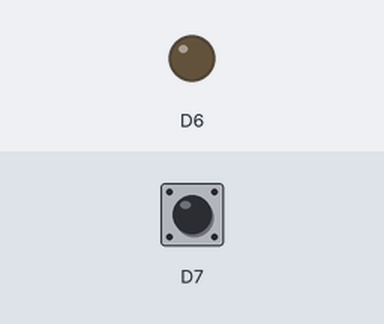
The sketch below on a simulated Arduino Zero (SAMD21). Shown: output pins drawn as LEDs (lit = HIGH). Dashed ring = blinking. Inputs (shaded band) come from the test bench; at power-on: D7 HIGH. Storage starts empty; the modem accepts every AT command (registered, SIM ready, sends succeed) and sends nothing else.

Above: at 1.2 s.
1.3 s: D7 pulled LOW for 3.2 s
At 2.6 s:
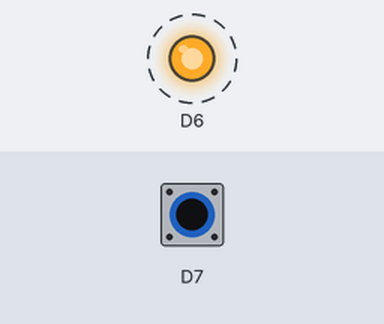
6.7 s: D7 pulled LOW for 0.15 s
At 7.9 s:
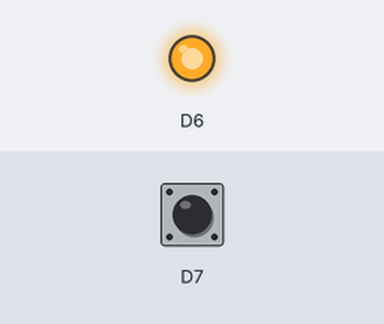
9.8 s: D7 pulled LOW for 1 s
At 12.0 s:
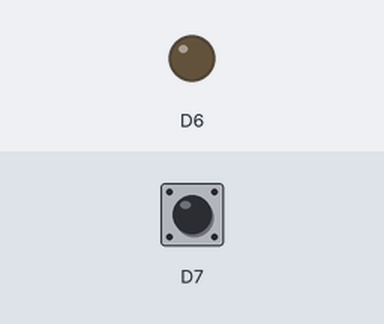
Timing chart, 0 to 13.5 s (numbered marks = the images above; inputs shaded):
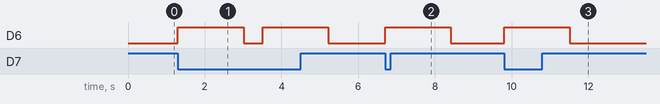

Measured:
- after the input at 1.3 s, D6: alternates HIGH for 1.7 s and LOW for 0.50 s, starting at once
- after the input at 6.7 s, D6: LOW → HIGH at once, → LOW 1.7 s later
- after the input at 9.8 s, D6: LOW → HIGH at once, → LOW 1.7 s later

The sketch:

doble_as7265.ino
```cpp
#include <Arduino.h>
#include "wiring_private.h"
#include <SPI.h>
#include <SD.h>

Uart mySerial (&sercom3, 0, 1, SERCOM_RX_PAD_1, UART_TX_PAD_0); // Create the new UART instance assigning it to pin 0 and 1
boolean debugger = false;
File dataFile;
const int chipSelect = 4;
String cabecera = "R_inc,S_inc,T_inc,U_inc,V_inc,W_inc,G_inc,H_inc,I_inc,J_inc,K_inc,L_inc,A_inc,B_inc,C_inc,D_inc,E_inc,F_inc,R_ref,S_ref,T_ref,U_ref,V_ref,W_ref,G_ref,H_ref,I_ref,J_ref,K_ref,L_ref,A_ref,B_ref,C_ref,D_ref,E_ref,F_ref";
// the setup routine runs once when you press reset:
void setup() {
  // initialize serial communication at 9600 bits per second:
  if (debugger) {
    Serial.begin(115200);
    while (!Serial);
  }
  mySerial.begin(115200);
  Serial1.begin(115200);

  if (!SD.begin(chipSelect)) {
    Serial.println("Card failed, or not present");
    // don't do anything more:
    while (1);
  }
  if (debugger) {
    Serial.println("card initialized.");
  }
  dataFile = SD.open("datalog.txt", FILE_WRITE);

  if (dataFile) {
    dataFile.println(cabecera);
    dataFile.close();
  }

  pinPeripheral(0, PIO_SERCOM); //Assign RX function to pin 0
  pinPeripheral(1, PIO_SERCOM); //Assign TX function to pin 1
  pinMode(6, OUTPUT);
  digitalWrite(6, LOW);
  pinMode(7, INPUT_PULLUP);
}

// the loop routine runs over and over again forever:
void loop() {
  String resp = "";
  String respuesta = "";
  String resp_1 = "";
  String respuesta_1 = "";
  String resp_completa = "";
  char c;
  int index, Button;
  Button = digitalRead(7);
  if (!Button) {
    digitalWrite(6, HIGH);
    delay(500);
    if (debugger) {
      Serial.println("enviando peticion a sensor de incidencia");
    }
    mySerial.println("ATCDATA");
    while (!mySerial.available());
    while (mySerial.available()) {
      c = mySerial.read();
      resp += c;
      delay(100);
    }
    c = 0;
    if (debugger) {
      Serial.println("enviando peticion a sensor de reflectancia");
    }
    Serial1.println("ATCDATA");
    while (!Serial1.available());
    while (Serial1.available()) {
      c = Serial1.read();
      resp_1 += c;
      delay(100);
    }
    if (debugger) {
      Serial.println("procesando informacion");
    }

    index = resp.indexOf("O");
    respuesta = resp.substring(1, index);


    index = resp_1.indexOf("O");
    respuesta_1 = resp_1.substring(0, index);
    if (debugger) {
      Serial.println("guardando en la SD");
    }

    dataFile = SD.open("datalog.txt", FILE_WRITE);
    resp_completa = respuesta + "," + respuesta_1;


    if (dataFile) {
      dataFile.println(resp_completa);
      dataFile.close();
    }
    digitalWrite(6, LOW);
    delay(500);

  }
}

// Attach the interrupt handler to the SERCOM
void SERCOM3_Handler()
{
  mySerial.IrqHandler();
}
```
